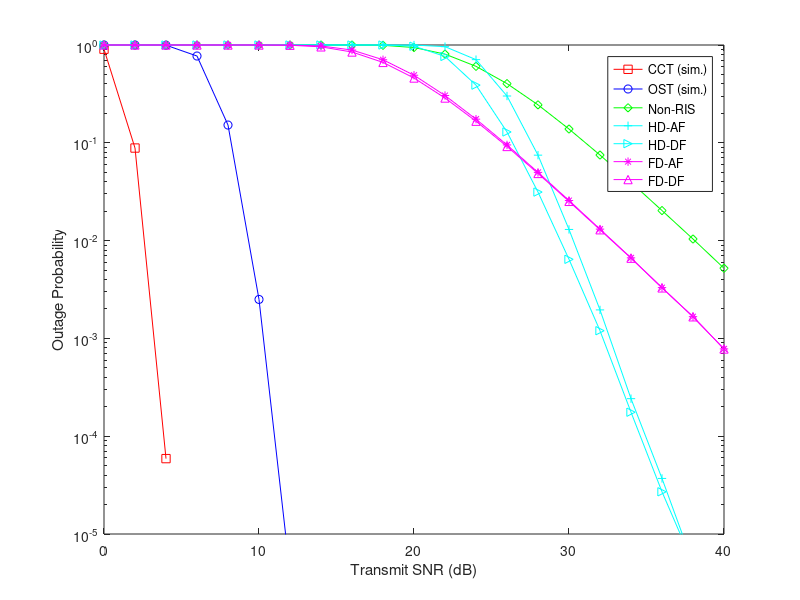
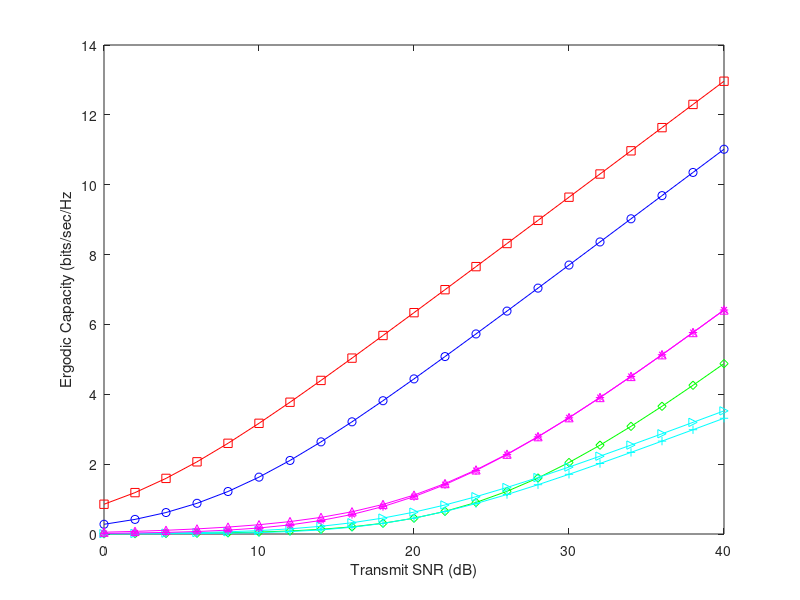

Here is the MATLAB script that generated these plots, in order: (Note: this script raises an error after producing the figures.)
clear all
close all
%
sim_times = 1e6; % number of simulation trails
%
snrdB = 0:2:40; % average transmit SNR
R_th = 1.0; % predefined data rate bits/s/Hz
snr_th = 2^(R_th)-1; % predefined SNR threshold

%
N_RIS = 3; % number of RISs
L = [10 10 10]; % number of elements at each RIS
%

snr_th_HD = 2^(2*R_th) - 1;
snr_th_FD = 2^R_th - 1;

kappa_nl = 1;
% m_h = linspace(1, 3, N_RIS)';
% m_g = linspace(1, 3, N_RIS)';
m0 = 1.5;
m_h = [3.3, 2.9, 2.3]';
m_g = [2.1, 2.7, 3.5]';
%
loss = 1e3; % path-loss at reference distance d0
epsilon = 4; % path-loss exponent
d0 = 1; % reference distance in meter
%
% network area
x_area_min = 0;
x_area_max = 500;
y_area_min = 0;
y_area_max = 20;
%
% source location
x_source = x_area_min;
y_source = y_area_min;
%
% destination location
x_des = x_area_max;
y_des = y_area_min;
%
% random locations of relays
% x_ris = x_area_min + (x_area_max-x_area_min)*rand(N_RIS,1); % [num_relay x 1] vector
% y_ris = y_area_min + (y_area_max-y_area_min)*rand(N_RIS,1);

% x_ris = x_area_min + (x_area_max-x_area_min)*linspace(.1, .9, N_RIS)'; % [num_relay x 1] vector
% y_ris = .7* ones(N_RIS,1)* y_area_max;

x_ris = ones(N_RIS,1); x_ris(1) = 70; x_ris(2) = 230; x_ris(3) = 450;
y_ris = ones(N_RIS,1); y_ris(1) = 17; y_ris(2) = 5; y_ris(3) = 10;

% location
pos_source = [x_source, y_source];
pos_des = [x_des, y_des];
pos_ris = [x_ris, y_ris]; % [num_relay x 2] matrix

% distances
d_sr = sqrt(sum((pos_source - pos_ris).^2 , 2)); % [num_relay x 1] vector
d_rd = sqrt(sum((pos_ris - pos_des).^2 , 2));
d_sd = sqrt(sum((pos_source - pos_des).^2 , 2));

% non-identical Omega
Omgh = loss./((d_sr./d0).^(epsilon/2)); % [num_relay x 1] vector
Omgg = loss./((d_rd./d0).^(epsilon/2));
Omg0 = loss./((d_sd./d0).^(epsilon/2));

%% Simulation
h_0 = random('Naka',m0,Omg0,[1,sim_times]);

V_n = zeros(N_RIS, sim_times);
h_SR = [];
h_RD = [];
for n = 1:N_RIS
    for l = 1:L(n)
        h_nl = random('Naka', m_h(n), Omgh(n), [1,sim_times]);
        g_nl = random('Naka', m_g(n), Omgg(n), [1,sim_times]);
        U_nl = kappa_nl * h_nl .* g_nl;
        %
        V_n(n,:) = V_n(n,:) + U_nl;
        h_SR = [h_SR; h_nl];
        h_RD = [h_RD; g_nl];
    end
end
%
T_cct   = sum(V_n,1);
Z_cct   = h_0 + T_cct;
Z2_cct  = Z_cct.^2;
%
V_M_ost = max(V_n,[],1); % V_M : best RIS
R_ost   = h_0 + V_M_ost;
R2_ost  = R_ost.^2;

%
% For conventional dual-hop relaying
snr_h0 = (abs(h_0).^2); % for direction S-D link

h_SR = random('Naka', m_h(2), Omgh(2), [1,sim_times]);
h_RD = random('Naka', m_g(2), Omgg(2), [1,sim_times]);

% HD-DF relaying
snr_SR = abs(h_SR).^2;
snr_RD = abs(h_RD).^2;

% Full-Duplex (FD) relaying

% Rician parameters
K_dB        = 5; % Rician K-factor in dB
K           = 10.^(K_dB./10);
lrsi        = K/(K+1);                            % lambda_rsi
% Rician Distribution parameters
chi          = sqrt(K/(K+1)*lrsi); % Noncentrality parameter
sigma       = sqrt(lrsi/2/(K+1)); % Scale parameter

h_LI = random('rician',chi,sigma,[1,sim_times]);
snr_LI = abs(h_LI).^2;

%% Outage Probability

%-----OP
for isnr = 1:length(snrdB)
    snr = 10^(snrdB(isnr)/10);
    fprintf('SNR = %d dB\n', snrdB(isnr));
    
    % OP
    % CCT scheme
    P_out_CCT_Gamma_sim(isnr) = mean(snr*Z2_cct < snr_th);
    
    % OST scheme
    P_out_OST_Gamma_sim(isnr) = mean(snr*R2_ost < snr_th);
    
    % non_RIS
    Pout_nonRIS(isnr) = mean(snr*(abs(h_0).^2) < snr_th);
    
    
    % EC
    EC_CCT_sim(isnr) = mean(log2(1 + snr*Z2_cct));
    
    EC_OST_sim(isnr) = mean(log2(1 + snr*R2_ost));
    
    EC_nonRIS(isnr) = mean(log2(1 + snr*(abs(h_0).^2)));
    
    % HD-AF
    snr_e2e_HD_AF = snr*snr_h0 + (snr.*snr_SR.*snr.*snr_RD) ...
        ./(snr.*snr_SR + snr.*snr_RD + 1);
    
    Pout_HD_AF(isnr) = mean(snr_e2e_HD_AF < snr_th_HD);
    
    EC_HD_AF(isnr) = mean(log2(1 + snr_e2e_HD_AF))/2;
    
    % HD-DF
    snr_e2e_HD_DF =  snr*snr_h0 + min(snr.*snr_SR, snr.*snr_RD);
    
    Pout_HD_DF(isnr) = mean(snr_e2e_HD_DF < snr_th_HD );
    
    EC_HD_DF(isnr) = mean(log2(1 + snr_e2e_HD_DF))/2;
    
    % FD-AF
    snr_e2e_FD_AF =   snr*snr_h0 + (snr.*snr_SR.*snr.*snr_RD) ...
        ./(snr.*snr_SR + (snr.*snr_RD+1).*(snr.*snr_LI+1) );
    
    Pout_FD_AF(isnr) = mean( N_RIS.*snr_e2e_FD_AF < snr_th_FD );
    
    EC_FD_AF(isnr) = mean(log2(1 + N_RIS*snr_e2e_FD_AF));
    
    % FD-DF
    snr_e2e_FD_DF = snr*snr_h0 + min(snr.*snr_SR./(snr.*snr_LI + 1), snr.*snr_RD);
    
    Pout_FD_DF(isnr) = mean(N_RIS.*snr_e2e_FD_DF < snr_th_FD );
    
    EC_FD_DF(isnr) = mean(log2(1 + N_RIS*snr_e2e_FD_DF));
    
end

figure;
semilogy(snrdB,P_out_CCT_Gamma_sim,'rs-'); hold on;
semilogy(snrdB,P_out_OST_Gamma_sim,'bo-'); hold on;
semilogy(snrdB,Pout_nonRIS,'gd-'); hold on;
semilogy(snrdB,Pout_HD_AF,'c+-'); hold on;
semilogy(snrdB,Pout_HD_DF,'c>-'); hold on;
semilogy(snrdB,Pout_FD_AF,'m*-'); hold on;
semilogy(snrdB,Pout_FD_DF,'m^-'); hold on;


xlabel('Transmit SNR (dB)');
ylabel('Outage Probability');
legend('CCT (sim.)',...
    'OST (sim.)',...
    'Non-RIS',...
    'HD-AF',...
    'HD-DF',...
    'FD-AF',...
    'FD-DF',...
    'Location','Best');
axis([-Inf Inf 10^(-5) 10^(0)]);

% x0 = 100; y0 = 100; width = 400; height = 250;
% set(gcf,'Position', [x0, y0, width, height]); % plot size
% set(gca, 'LooseInset', get(gca, 'TightInset')) % remove plot padding
%=====

%% Ergodic Capacity

figure;
plot(snrdB,EC_CCT_sim, 'rs-'); hold on;
plot(snrdB,EC_OST_sim, 'bo-'); hold on;
plot(snrdB, EC_nonRIS, 'gd-'); hold on;
plot(snrdB, EC_HD_AF, 'c+-'); hold on;
plot(snrdB, EC_HD_DF, 'c>-'); hold on;
plot(snrdB, EC_FD_AF, 'm*-'); hold on;
plot(snrdB, EC_FD_DF, 'm^-'); hold on;

xlabel('Transmit SNR (dB)');
ylabel('Ergodic Capacity (bits/sec/Hz');
legend('CCT (sim.)',...
    'OST (sim.)',...
    'Non-RIS',...
    'HD-AF',...
    'HD-DF',...
    'FD-AF',...
    'FD-DF',...
    'Location','nw');

% x0 = 100; y0 = 100; width = 400; height = 250;
% set(gcf,'Position', [x0, y0, width, height]); % plot size
% set(gca, 'LooseInset', get(gca, 'TightInset')) % remove plot padding
%=====

%% Network Topology

% %-----Topo
% fig_topo = figure;
% scatter(x_source, y_source, 'bo', 'filled')
% hold on
% scatter(x_des, y_des, 'go', 'filled')
% hold on
% scatter(x_ris, y_ris, 'rs', 'filled')
% hold on
%
% for kk = 1:N_RIS
%     text(x_ris(kk), y_ris(kk), num2str(kk));
%     hold on
% end
%
% axis([x_area_min x_area_max y_area_min y_area_max])
% legend('Source', 'Destination', 'RISs')
%
% x0 = 100; y0 = 100; width = 400; height = 200;
% set(gcf,'Position', [x0, y0, width, height]); % plot size
% set(gca, 'LooseInset', get(gca, 'TightInset')) % remove plot padding
% %=====DONE
